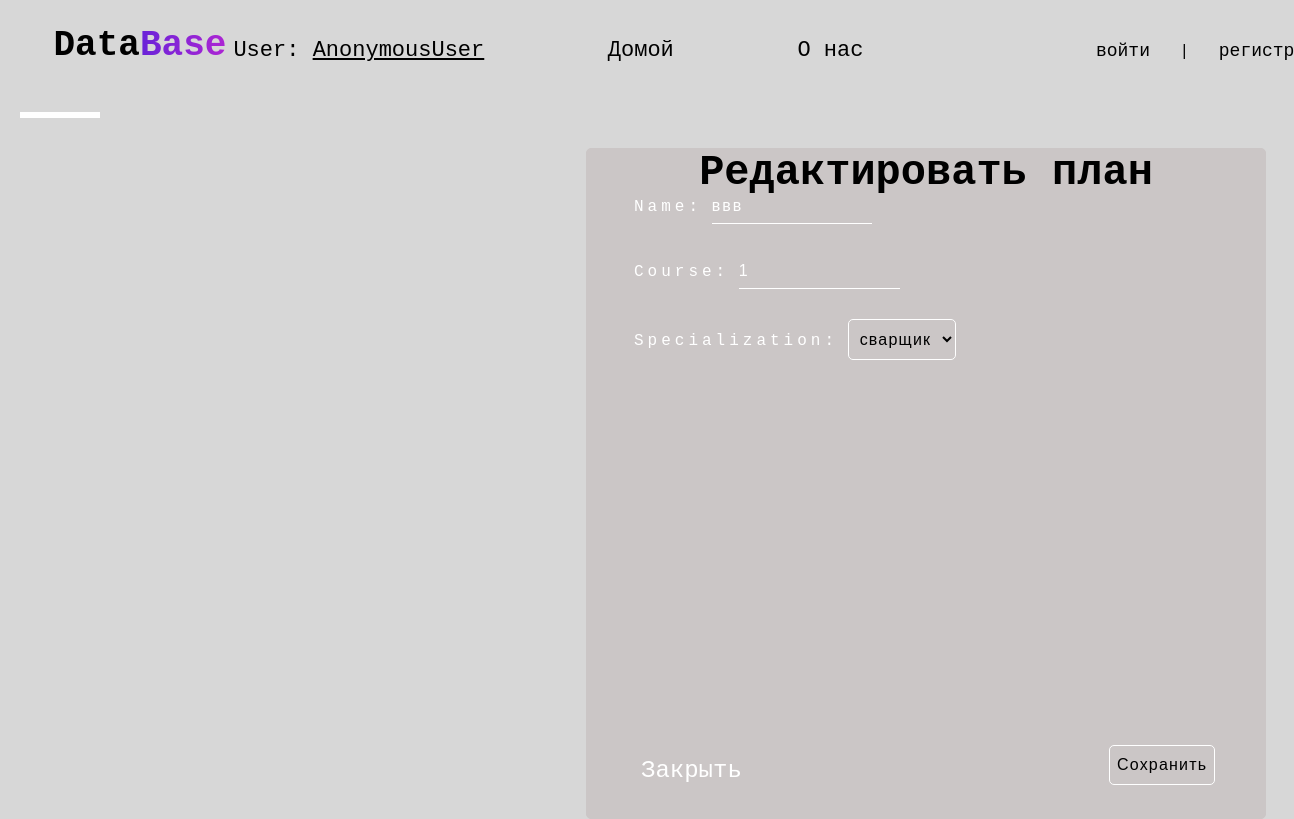
The app's page /db/plan/2/edit with its own data.
### student_db/models.py (models this page shows, shortened)
class Plan(models.Model):
    name = models.CharField(max_length=50, null=True)
    course = models.IntegerField(null=True)
    specialization = models.ForeignKey(Speciality, on_delete=models.CASCADE, null=True)

class Speciality(models.Model):
    name = models.CharField(max_length=100)
    teacher = models.ForeignKey(Teacher, on_delete=models.CASCADE, null=True)
    course = models.CharField(max_length=50, choices=[("два года", "два года"),
                                                      ("три месяца", "три месяца"),
                                                      ("год (после 9)", "год (после 9)"),
                                                      ("год (после 9 и 11)", "год (после 9 и 11)")],
                              unique=True, null=True)
    education_form = models.CharField(max_length=50, choices=[('контракт', 'контракт'), ('бюджет', 'бюджет')])
    for_edu = models.CharField(max_length=10, choices=[('9', '9'), ('11', '11'), ('9 и 11', '9 и 11')], null=True)
    def __str__(self):
        return self.name

### student_db/views.py (the view)
# urls.py: path('plan/<int:pk>/edit', views.edit_plan, name='edit_plan'),
def edit_plan(request, pk):
    plan = get_object_or_404(Plan, pk=pk)
    form = PlanForm(request.POST or None, instance=plan)
    context = {'form': form}
    if form.is_valid():
        form.save()
        return redirect('student:all_plans')
    return render(request, 'studyplan/studyplan_edit.html', context)

### student_db/forms.py
class PlanForm(forms.ModelForm):
    class Meta:
        model = Plan
        fields = '__all__'

### student_db/templates/studyplan/studyplan_edit.html (shortened to what this page needs)
{% extends 'db.html' %}
{% load static %}
{% block content %}
<link rel="stylesheet" href="{% static 'css/form.css' %}">
<main class="main">
    <div class="forms">
        <h1>Редактировать план</h1>
        <div class="user-box">
            <form method="post">
                {{ form.as_p }}
                <button type="submit">Сохранить</button>
            </form>
        </div>
        <a href="{% url 'student:all_plans' %}">Закрыть</a>
    </div>
</main>
{% endblock content %}

### static/css/db.css (style rules this page uses)
* { margin: 0; padding: 0; box-sizing: border-box; }
body { background: #000; color: white; font-family: 'Courier New', monospace; }

### static/css/form.css (style rules this page uses)
* { margin: 0; padding: 0; box-sizing: border-box; }
body { background: #d7d7d7; color: black; font-family: 'Courier New', monospace; }
.main form { position: absolute; top: 40px; left: 47px; height: 607px; }
.main form select { padding: 10px 7px; margin-bottom: 7px; background: transparent; border-radius: 5px; border: 1px solid white; font-size: 16px; letter-spacing: 1.2px; }
.forms { border: 1px solid #cbc6c6; background: #cbc6c6; border-radius: 5px; width: 680px; height: 671px; display: block; top: 148px; left: 586px; position: absolute; }
.forms h1 { font-size: 42px; text-align: center; }
.user-box { width: 602px; height: 90%; margin: 0 auto; }
.user-box form label { top: 0; left: 0; padding: 10px 0; font-size: 16px; color: white; pointer-events: none; transition: .5s; letter-spacing: 4px; }
.user-box form input { width: 50%; padding: 8px 0; font-size: 16px; color: #fff; margin-bottom: 30px; outline: none; background: transparent; border: none; border-bottom: 1px solid white; letter-spacing: 2px; }
.user-box form button { padding: 10px 7px; background: transparent; border-radius: 5px; border: 1px solid white; font-size: 16px; letter-spacing: 1.2px; position: absolute; top: 556px; left: 475px; transition-duration: .5s; }
.forms a { font-size: 24px; color: white; text-decoration: none; position: absolute; bottom: 34px; left: 54px; transition-duration: .5s; }

### records on screen
Plan: name "ввв", course "1", specialization "сварщик"

### other values on screen
{{ user }} "AnonymousUser"
